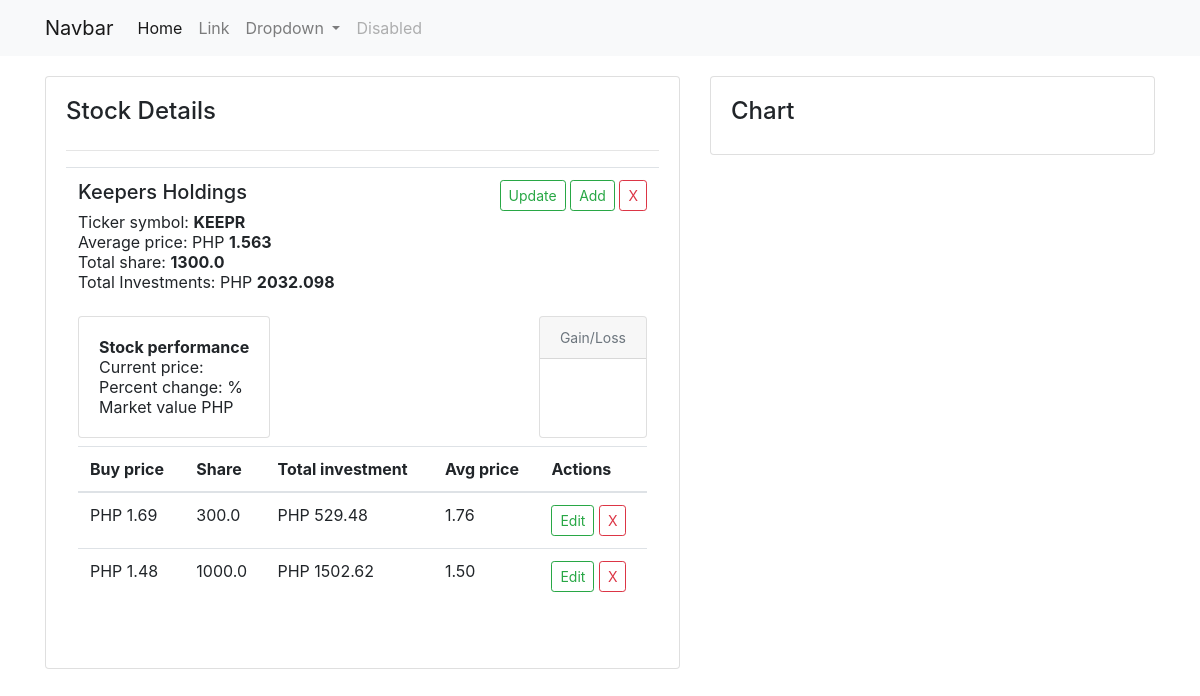
/stocks/details/KEEPR, run on the app's committed database.
### stocks/models.py (models this page shows, shortened)
class Stock(models.Model):
    name = models.CharField(max_length=120)
    symbol = models.CharField(max_length=20, unique=True)
    boardlot = models.FloatField()
    broker = models.ForeignKey(Broker, on_delete=models.CASCADE, default=1)
    def total_share(self):
        total = Stock.objects.filter(symbol=self.symbol).aggregate(
            total=Sum('buystock__share'))
        if total == None:
            return 0
        else:
            return total['total']
    def total_investment(self):
        total = Stock.objects.filter(symbol=self.symbol).aggregate(
            total=Sum('buystock__total_investment'))
        if total == None:
            return 0
        else:
            return total['total']
    def total_price(self):
        if self.total_investment() and self.total_share():
            total = self.total_investment()/self.total_share()
            return total
        else:
            return 0

class BuyStock(models.Model):
    ref_code = models.CharField(max_length=15, unique=True, blank=True)
    stock = models.ForeignKey(Stock, on_delete=models.CASCADE)
    price = models.FloatField()
    share = models.FloatField()
    fees = models.FloatField(blank=True, null=True)
    average_price = models.FloatField(blank=True, null=True)
    total_average_price = models.FloatField(blank=True, null=True)
    total_investment = models.FloatField(blank=True, null=True)

### stocks/views.py (the view)
# urls.py: path('details/<symbol>', views.stock_details, name='details'),
def stock_details(request, symbol):
    stock = get_object_or_404(Stock, symbol=symbol)
    update_form = StockForm(request.POST or None, instance=stock)
    buy_stock_form = BuyStockForm(request.POST or None)
    if update_form.is_valid():
        instance = update_form.save(commit=False)
        instance.save()
        return redirect('stocks:details', symbol=stock.symbol)
    if request.method == "POST":
        if buy_stock_form.is_valid():
            instance = buy_stock_form.save(commit=False)
            instance.stock = stock
            instance.save()
        return redirect('stocks:details', symbol=stock.symbol)
    context = {
        'title': 'stock details',
        'stock': stock,
        'updateform': update_form,
        'buystockform': buy_stock_form,
    }
    return render(request, 'stock_details.html', context)

### stocks/models.py (called while the page is built)
    def __str__(self):
        return self.name

### stocks/templates/stock_details.html (shortened to what this page needs)
{% extends "base.html" %}
{% load crispy_forms_tags %}
{% block content %}
<div class="row">
    <div class="col-sm-7">
        <div class="card">
            <div class="card-body">
                <div class="d-flex justify-content-between">
                    <h4>Stock Details</h4>
                </div>
                <hr>
                <table class="table table">
                    <tbody>
                        <tr>
                            <td>
                                <div class="d-flex justify-content-between">
                                    <div>
                                        <h5>{{ stock.name|title }}</h5>
                                        <p>
                                            Ticker symbol:
                                            <strong id="stock-symbol">
                                                {{ stock.symbol }}
                                            </strong>
                                            <br>
                                            Average price: PHP
                                            <strong id="avg-price">
                                                {{ stock.total_price|floatformat:3 }}
                                            </strong>
                                            <br>
                                            Total share:
                                            <strong id="total-share">
                                                {{ stock.total_share }}
                                            </strong>
                                            <br>
                                            Total Investments: PHP
                                            <strong id="total-invs">
                                                {{ stock.total_investment|floatformat:3 }}
                                            </strong>
                                            <br>
                                        </p>
                                    </div>
                                    <div class="float-right">
                                        <button type="button" class="btn btn-outline-success btn-sm" data-toggle="modal" data-target="#updateStock">
                                            Update
                                        </button>
                                        <button type="button" class="btn btn-outline-success btn-sm" data-toggle="modal" data-target="#buyStock">
                                            Add
                                        </button>
                                        <a type="button" href="{% url 'stocks:delete' pk=stock.pk %}" class="btn btn-outline-danger btn-sm">X</a>
                                    </div>
                                </div>
                                <div class="d-flex justify-content-between">
                                    <div class="card mt-2 mb-2">
                                        <div class="card-body">
                                            <div>
                                                <strong>Stock performance</strong>
                                            </div>
                                            <div>
                                                Current price:  <br>
                                                Percent change: % <br>
                                                Market value PHP
                                            </div>
                                        </div>
                                    </div>
                                    <div id="card-gain-loss" class="card ml-2 mt-2 mb-2">
                                        <div class="card-header">
                                            <small class="text-muted">Gain/Loss</small>
                                        </div>
                                        <div class="card-body">
                                        </div>
                                    </div>
                                </div>
                                <div>
                                    <table class="table table-hover">
                                        <thead>
                                            <tr>
                                                <th>Buy price</th>
                                                <th>Share</th>
                                                <th>Total investment</th>
                                                <th>Avg price</th>
                                                <th>Actions</th>
                                            </tr>
                                        </thead>
                                        <tbody>
                                            {% for item in stock.buystock_set.all %}
                                            <tr>
                                                <td>PHP {{ item.price|floatformat:2 }}</td>
                                                <td>{{ item.share }}</td>
                                                <td>PHP {{ item.total_investment|floatformat:2 }}</td>
                                                <td>{{ item.average_price|floatformat:2 }}</td>
                                                <td>
                                                    <a href="{% url 'stocks:update' ref_code=item.ref_code %}" type="button" class="btn btn-outline-success btn-sm">
                                                        Edit
                                                    </a>
                                                    <a href="{% url 'stocks:delete_buy' ref_code=item.ref_code %}" class="btn btn-outline-danger btn-sm"> X </a>
                                                </td>
                                            </tr>
                                            {% endfor %}
                                        </tbody>
                                    </table>
                                </div>
                            </td>
                        </tr>
                    </tbody>
                </table>
            </div>
        </div>
    </div>
    <div class="col-sm-5">
        <div class="card">
            <div class="card-body">
                <h4>Chart</h4>
            </div>
        </div>
    </div>
</div>
{% endblock %}

### data on the page
Stock: name "Keepers Holdings", symbol "KEEPR", total_price "1.563", total_share "1300.0", total_investment "2032.098"
BuyStock: price "1.69", share "300.0", total_investment "529.48", average_price "1.76"
BuyStock: price "1.48", share "1000.0", total_investment "1502.62", average_price "1.50"
